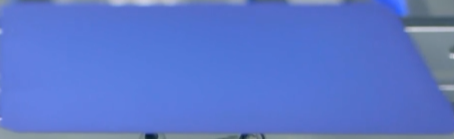
#> input picture case_failed/failed_but_unexpected/assets/template_4.png, 454 x 139 px
$ python run_failed_unexpected_4.py
#> lines starting #> are read from the running program, lines starting #| are printed output that depends on the picture; pictures that were not available may be replaced by others from this repository, and a replacement may not be noted
### utils/common.py
## CI 7204 Image Processing and Analytics 2/2568
## Challenge 2: Object Detection with Feature Point Matching
## Shared utility — imported by all case scripts

import os
import numpy as np
import cv2

# Colors for each detected instance (BGR)
INSTANCE_COLORS = [
    (0, 255, 0),    # green   — instance 1
    (0, 0, 255),    # red     — instance 2
    (255, 0, 0),    # blue    — instance 3
    (0, 255, 255),  # yellow  — instance 4
    (255, 0, 255),  # magenta — instance 5
]


# ---------------------------------------------------------------------------
# Multi-instance detector: Iterative Homography
# Returns list of dst_pts quads (one per found instance)
# ---------------------------------------------------------------------------
# [86 lines left out: functions detect_all_instances, overlayImage, not called in this run]


# ---------------------------------------------------------------------------
# Helper: create feature detector
# ---------------------------------------------------------------------------
def create_detector(choice, sift_params=None):
    if choice == 1:
        params = sift_params or {}
        return cv2.SIFT_create(**params), "SIFT"
    if choice == 2:
        if not hasattr(cv2, "xfeatures2d"):
            print("[ERROR] SURF is not available in this OpenCV build.")
            return None, None
        return cv2.xfeatures2d.SURF_create(), "SURF"
    return cv2.ORB_create(), "ORB"


# ---------------------------------------------------------------------------
# Main detection pipeline
# ---------------------------------------------------------------------------
def run_detection(config):
    template_path     = config["TEMPLATE_PATH"]
    video_path        = config["VIDEO_PATH"]
    output_path       = config["OUTPUT_PATH"]
    feature_choice    = config.get("FEATURE_CHOICE", 1)
    sift_params       = config.get("SIFT_PARAMS", None)
    min_match_count   = config.get("MIN_MATCH_COUNT", 10)
    ratio_test        = config.get("RATIO_TEST", 0.75)
    ransac_threshold  = config.get("RANSAC_THRESHOLD", 5.0)
    wait_ms           = config.get("WAIT_MS", 30)
    draw_choice       = config.get("DRAW_CHOICE", 1)
    case_type         = config.get("CASE_TYPE", "unknown")
    case_number       = config.get("CASE_NUMBER", 0)
    target_object     = config.get("TARGET_OBJECT", "N/A")
    description       = config.get("DESCRIPTION", "N/A")
    failure_analysis  = config.get("FAILURE_ANALYSIS", None)

    # --- Print case summary --------------------------------------------------
    print(f"\n{'='*65}")
    print(f"  CASE : {case_type.upper()} #{case_number}")
    print(f"  TARGET   : {target_object}")
    print(f"  DESC     : {description}")
    print(f"  PARAMS   : MIN_MATCH={min_match_count} | RATIO={ratio_test} | RANSAC={ransac_threshold}")
    if sift_params:
        print(f"  SIFT     : {sift_params}")
    if failure_analysis:
        print(f"  EXPECTED FAILURE: {failure_analysis}")
    print(f"{'='*65}\n")

    # --- Load template -------------------------------------------------------
    template_bgr = cv2.imread(template_path)
#> template_bgr is the input picture: shape (139, 454, 3); mean B, G, R 203.8, 118.9, 91.2
    if template_bgr is None:
        print(f"[ERROR] Cannot open template: {template_path}")
        print("        -> Put your template image in the assets/ folder.")
        return
    template_gray = cv2.cvtColor(template_bgr, cv2.COLOR_BGR2GRAY)
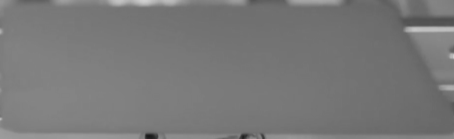
#> template_gray: shape (139, 454); min 25, max 208, mean 120.3

    # --- Load video ----------------------------------------------------------
    capture = cv2.VideoCapture(video_path)
    if not capture.isOpened():
        print(f"[ERROR] Cannot open video: {video_path}")
        print("        -> Put your video file in the assets/ folder.")
        return

    # --- Create detector & compute template descriptors ----------------------
    detector, detector_name = create_detector(feature_choice, sift_params)
    if detector is None:
        capture.release()
        return

    template_kps, template_descs = detector.detectAndCompute(template_gray, None)
#> template_kps = 11 keypoints; strongest (x, y, size): (413, 29, 5.7), (157, 136, 1.6), (150, 131, 3.8), (408, 37, 5.4)
    if template_descs is None or len(template_kps) == 0:
        print("[ERROR] No keypoints found in template image.")
        print("        -> Use a template with richer texture/pattern.")
        capture.release()
        return

    print(f"Template keypoints: {len(template_kps)}")
#| Template keypoints: 11

    # --- FLANN matcher -------------------------------------------------------
    FLANN_INDEX_KDTREE = 0
    FLANN_INDEX_LSH    = 6
    if feature_choice in [1, 2]:
        index_params = dict(algorithm=FLANN_INDEX_KDTREE, trees=5)
    else:
        index_params = dict(algorithm=FLANN_INDEX_LSH,
                            table_number=6, key_size=12, multi_probe_level=1)
    search_params = dict(checks=50)
    flann = cv2.FlannBasedMatcher(index_params, search_params)

    # --- Video writer --------------------------------------------------------
    frame_w = int(capture.get(cv2.CAP_PROP_FRAME_WIDTH))
    frame_h = int(capture.get(cv2.CAP_PROP_FRAME_HEIGHT))
    fps     = capture.get(cv2.CAP_PROP_FPS)
    if fps <= 0:
        fps = 20.0

    os.makedirs(os.path.dirname(output_path), exist_ok=True)
    fourcc = cv2.VideoWriter_fourcc(*"mp4v")
    writer = cv2.VideoWriter(output_path, fourcc, fps, (frame_w, frame_h))
    if not writer.isOpened():
        print(f"[ERROR] Cannot write output video: {output_path}")
        capture.release()
        return

    print(f"Detector : {detector_name} + FLANN + RANSAC")
    print(f"Output   : {output_path}")
    print("Press ESC to stop early.\n")

    multi_detect = config.get("MULTI_DETECT", False)
    max_detections = config.get("MAX_DETECTIONS", 5)

    frame_count  = 0
    detect_count = 0

    # --- Main processing loop ------------------------------------------------
    while True:
        ret, cam_bgr = capture.read()
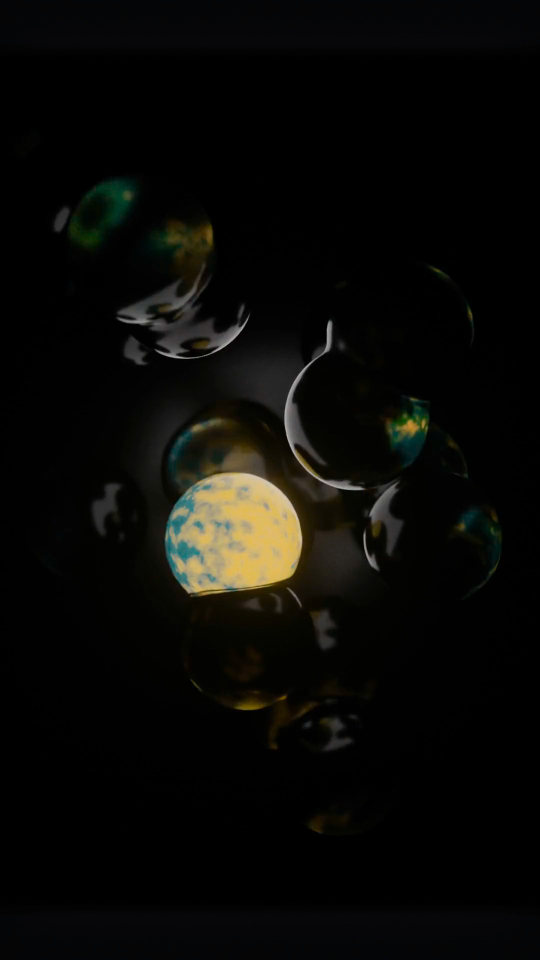
#> input picture frame 30 of case_failed/failed_as_expected/assets/video_1.mp4, 1080 x 1920 px, given in place of video_4.mp4, which was not available (shown at 1/2 size)
#> cam_bgr is the input picture: shape (1920, 1080, 3); mean B, G, R 6.8, 9.5, 9.8
        if not ret or cam_bgr is None:
            print("End of video.")
            break

        frame_count += 1
        cam_gray = cv2.cvtColor(cam_bgr, cv2.COLOR_BGR2GRAY)
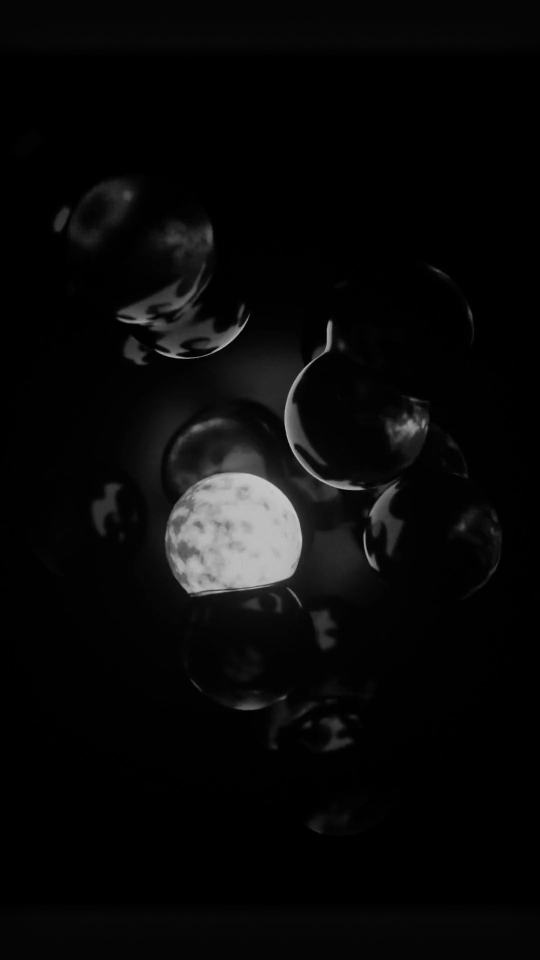
#> cam_gray: shape (1920, 1080) (shown at 1/2 size); min 0, max 204, mean 9.3
        cam_kps, cam_descs = detector.detectAndCompute(cam_gray, None)
#> cam_kps = 1319 keypoints; strongest (x, y, size): (362, 715, 3.3), (659, 653, 9.9), (619, 727, 3.3), (615, 732, 3.6)

        homoResult  = cam_bgr.copy()
        goodMatches = []
        matchesMask = None
        detected    = False

        if cam_descs is not None and len(cam_kps) > 0:

            # ================================================================
            # MULTI-DETECT MODE: Iterative Homography
            # ================================================================
            if multi_detect:
                found_boxes = detect_all_instances(
                    template_kps, template_descs, template_gray,
                    cam_kps, cam_descs, flann, config
                )
                for i, dst_pts in enumerate(found_boxes):
                    color = INSTANCE_COLORS[i % len(INSTANCE_COLORS)]
                    homoResult = cv2.polylines(
                        homoResult, [np.int32(dst_pts)],
                        True, color, 2, cv2.LINE_AA
                    )
                    # Label each instance
                    cx = int(dst_pts[:, 0, 0].mean())
                    cy = int(dst_pts[:, 0, 1].mean())
                    cv2.putText(homoResult, f"#{i+1}",
                                (cx - 10, cy), cv2.FONT_HERSHEY_SIMPLEX,
                                0.7, color, 2)
                if found_boxes:
                    detected = True
                    detect_count += 1
                status_text  = f"DETECTED {len(found_boxes)} object(s)" if found_boxes \
                               else f"NOT DETECTED (0/{min_match_count})"
                status_color = (0, 255, 0) if found_boxes else (0, 0, 255)

            # ================================================================
            # SINGLE-DETECT MODE: standard pipeline
            # ================================================================
            else:
                matches = flann.knnMatch(template_descs, cam_descs, k=2)
#> matches = 11 matches
                for mn in matches:
                    if len(mn) == 2:
                        m, n = mn[0], mn[1]
                        if m.distance < ratio_test * n.distance:
                            goodMatches.append(m)
#> this loop made 11 passes
#> after the loop, goodMatches = 1 matches

                if len(goodMatches) >= min_match_count:
                    template_pts = np.float32(
                        [template_kps[m.queryIdx].pt for m in goodMatches]
                    ).reshape(-1, 1, 2)
                    cam_pts = np.float32(
                        [cam_kps[m.trainIdx].pt for m in goodMatches]
                    ).reshape(-1, 1, 2)
                    H, mask = cv2.findHomography(
                        template_pts, cam_pts, cv2.RANSAC, ransac_threshold
                    )
                    if H is not None and mask is not None:
                        matchesMask = mask.ravel().tolist()
                        h, w = template_gray.shape[:2]
                        src_pts = np.float32(
                            [[0, 0], [0, h-1], [w-1, h-1], [w-1, 0]]
                        ).reshape(-1, 1, 2)
                        dst_pts = cv2.perspectiveTransform(src_pts, H)
                        if draw_choice in [1, 3]:
                            homoResult = cv2.polylines(
                                homoResult, [np.int32(dst_pts)],
                                True, (0, 255, 0), 2, cv2.LINE_AA
                            )
                        detected = True
                        detect_count += 1

                status_text  = f"DETECTED ({len(goodMatches)} matches)" if detected \
                               else f"NOT DETECTED ({len(goodMatches)}/{min_match_count})"
#> status_text = 'NOT DETECTED (1/6)'
                status_color = (0, 255, 0) if detected else (0, 0, 255)

        else:
            status_text  = f"NOT DETECTED (no keypoints)"
            status_color = (0, 0, 255)

        # --- Overlay status text on frame ------------------------------------
        cv2.putText(homoResult, status_text,
                    (10, 30), cv2.FONT_HERSHEY_SIMPLEX, 0.7, status_color, 2)
        mode_label = "MULTI" if multi_detect else "SINGLE"
        cv2.putText(homoResult,
                    f"{case_type.upper()} #{case_number} | {detector_name}+FLANN+RANSAC [{mode_label}]",
                    (10, frame_h - 10), cv2.FONT_HERSHEY_SIMPLEX, 0.45, (255, 255, 0), 1)
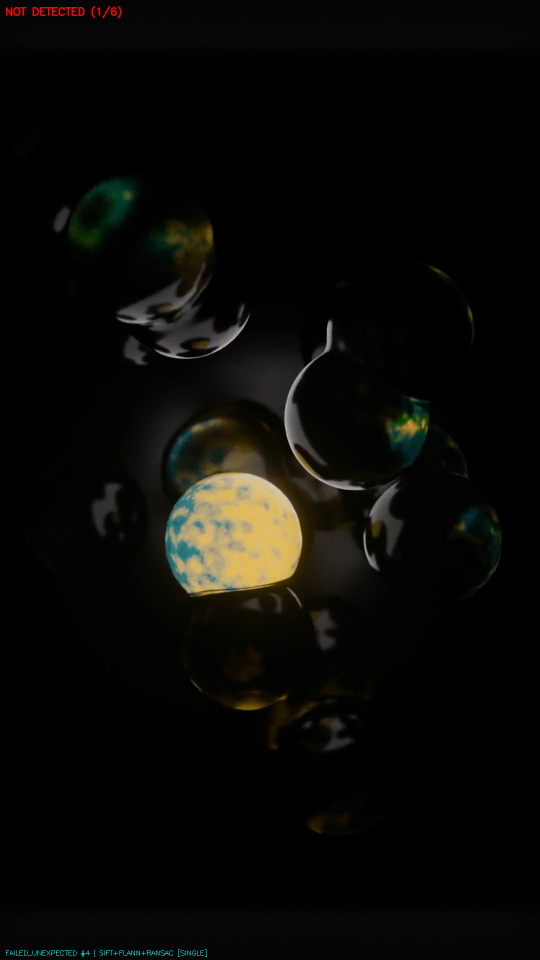
#> homoResult: shape (1920, 1080, 3) (shown at 1/2 size); mean B, G, R 6.9, 9.6, 10

        # --- Draw feature matches (single mode only) -------------------------
        win_title = f"{case_type.upper()} #{case_number}"
        cv2.imshow(f"{win_title} - Detection", homoResult)

        if not multi_detect:
            draw_params = dict(
                matchColor=(0, 255, 0),
                singlePointColor=(255, 0, 0),
                matchesMask=matchesMask,
                flags=cv2.DRAW_MATCHES_FLAGS_DRAW_RICH_KEYPOINTS,
            )
            matchResult = cv2.drawMatches(
                template_bgr, template_kps,
                cam_bgr, cam_kps if cam_kps else [],
                goodMatches, None, **draw_params
            )
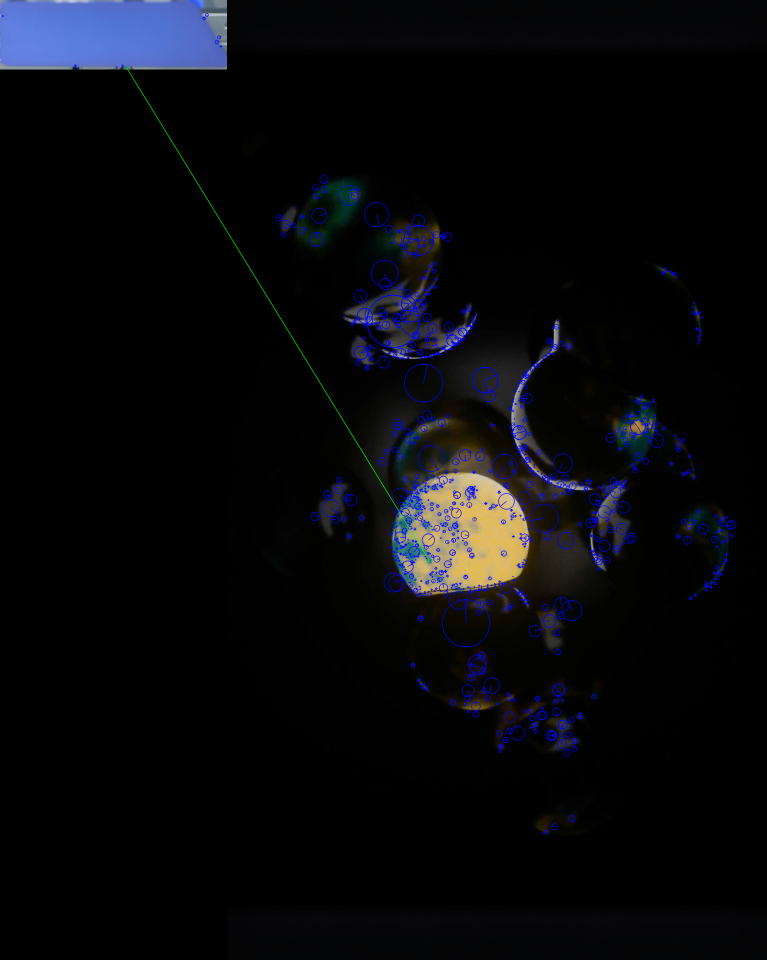
#> matchResult: shape (1920, 1534, 3) (shown at 1/2 size); mean B, G, R 11.6, 8.7, 8.2
            cv2.imshow(f"{win_title} - Matches", matchResult)

        writer.write(homoResult)

        if cv2.waitKey(wait_ms) == 27:
#> (key Esc is pressed here)
            print("ESC pressed — stopping early.")
            break

    # --- Summary -------------------------------------------------------------
    rate = (detect_count / frame_count * 100) if frame_count > 0 else 0.0
    print(f"\n--- Result Summary ---")
    print(f"Total frames   : {frame_count}")
    print(f"Detected frames: {detect_count}  ({rate:.1f}%)")
    print(f"Output saved   : {output_path}")
    if failure_analysis and rate < 30:
        print(f"[ANALYSIS] Detection rate {rate:.1f}% — consistent with expected failure.")
        print(f"           Reason: {failure_analysis}")

    cv2.destroyAllWindows()
    writer.release()
    capture.release()

### case_failed/failed_but_unexpected/run_failed_unexpected_4.py
## CI 7204 Image Processing and Analytics 2/2568
## Challenge 2 — FAILED BUT UNEXPECTED  #4
## ============================================================
## Target Object  : <FILL IN>  e.g. "Wall art / painting under changing light"
## Template Source: <FILL IN>
## Video Source   : <FILL IN>
## Why thought ok : Rich painting detail → many keypoints
## Why it failed  : Lighting changes drastically → descriptors shift across frames
## ============================================================

import sys, os
sys.path.insert(0, os.path.join(os.path.dirname(__file__), '..', '..', 'utils'))
from common import run_detection

BASE = os.path.dirname(__file__)

# Attempt 1: standard SIFT         → detect OK in first 5s, then fails as light changes
# Attempt 2: contrastThreshold=0.01 → more keypoints but wrong matches under new lighting
# Attempt 3: ratio=0.80             → more matches accepted but homography degrades

config = {
    "TEMPLATE_PATH": os.path.join(BASE, "assets", "template_4.png"),
    "VIDEO_PATH":    os.path.join(BASE, "assets", "video_4.mp4"),
    "OUTPUT_PATH":   os.path.join(BASE, "output", "output_failed_unexpected_4.mp4"),

    "FEATURE_CHOICE": 1,
    "SIFT_PARAMS": {
        "nfeatures": 0,
        "contrastThreshold": 0.01,
        "edgeThreshold": 25,
        "sigma": 1.0,
    },

    "MIN_MATCH_COUNT": 6,
    "RATIO_TEST": 0.80,
    "RANSAC_THRESHOLD": 10.0,

    "DRAW_CHOICE": 1,
    "WAIT_MS": 30,

    "CASE_TYPE": "failed_unexpected",
    "CASE_NUMBER": 4,
    "TARGET_OBJECT": "FILL_IN",
    "DESCRIPTION": "Unexpected failure: good texture painting fails under dynamic lighting change",
    "FAILURE_ANALYSIS": (
        "SIFT is designed to be partially illumination invariant via gradient normalization, "
        "but large lighting changes (shadows, dimmer switch, sunlight shift) alter local contrast ratios. "
        "Descriptors computed under different lighting are not comparable enough. "
        "Would need illumination-normalization pre-processing or photometric-invariant descriptors (e.g., DAISY)."
    ),
}

if __name__ == "__main__":
    run_detection(config)
